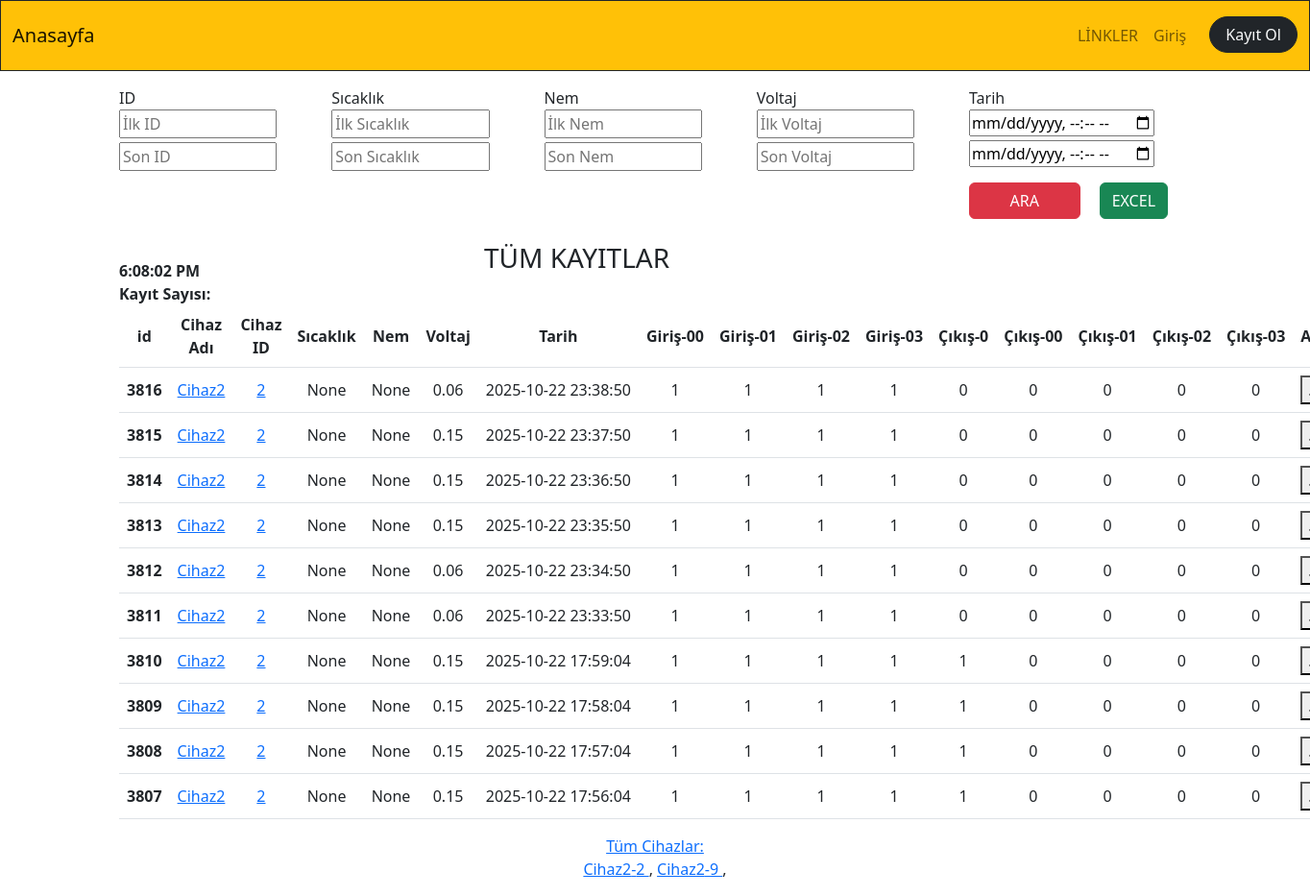
The app's page /, older data.
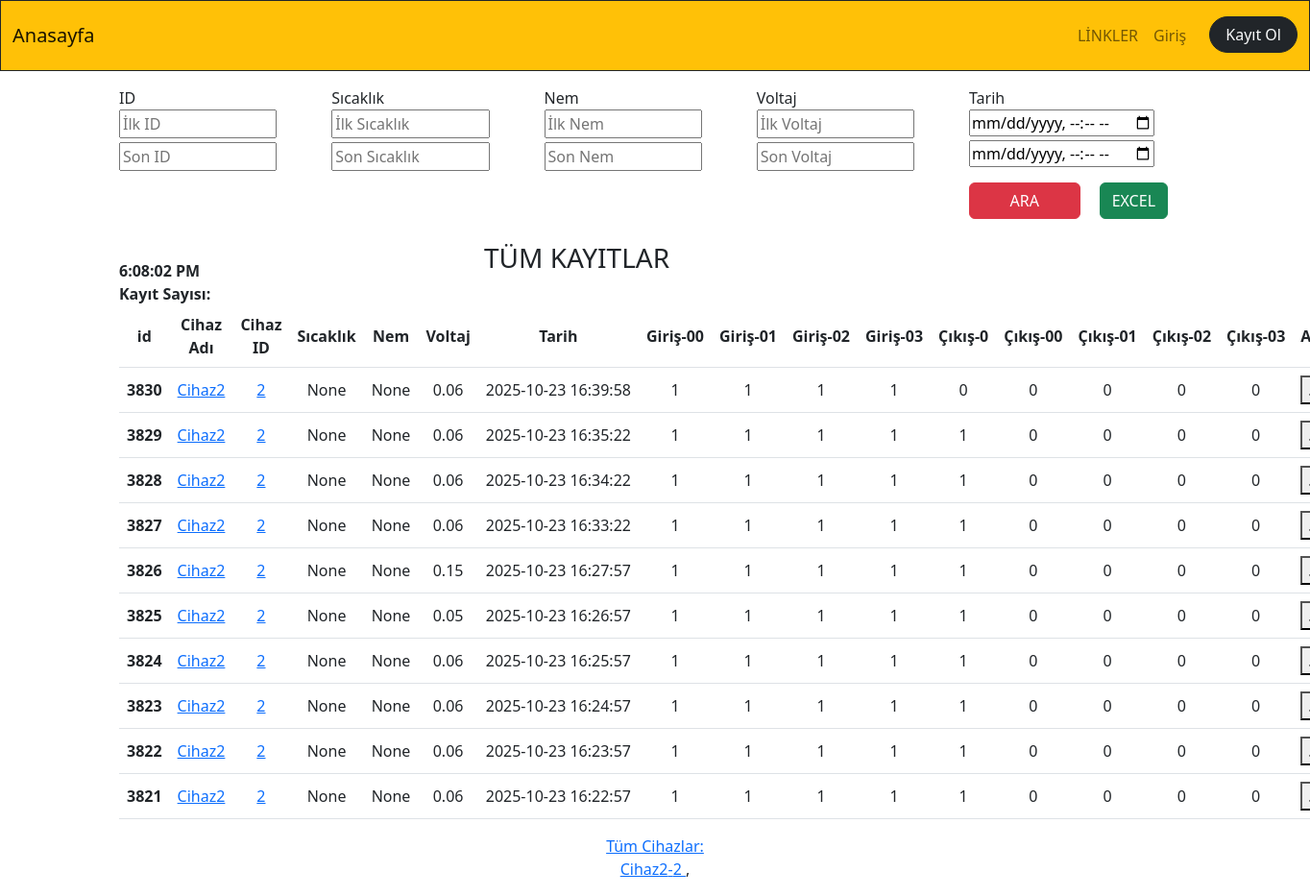
The same page, newer data.
### app_monitor/models.py (models this page shows, shortened)
class Temperature(models.Model):
    id=models.BigAutoField(primary_key=True,db_column='ID')
    temperature=models.FloatField(blank=True,null=True)
    humidity=models.FloatField(blank=True,null=True)
    volcum=models.FloatField(blank=True,null=True)
    date=models.DateTimeField()
    mail=models.BooleanField(default=False)
    additionalText=models.CharField(blank=True,null=True, max_length=50)
    device_id=models.ForeignKey(Device,on_delete=models.CASCADE,null=True, blank=True)
    device_name=models.CharField(blank=True,null=True, max_length=50)
    cikis0=models.CharField(blank=True,null=True, max_length=5)
    cikis00=models.CharField(blank=True,null=True, max_length=5)
    cikis01=models.CharField(blank=True,null=True, max_length=5)
    cikis02=models.CharField(blank=True,null=True, max_length=5)
    cikis03=models.CharField(blank=True,null=True, max_length=5)
    input00=models.CharField(blank=True,null=True, max_length=1)
    input01=models.CharField(blank=True,null=True, max_length=1)
    input02=models.CharField(blank=True,null=True, max_length=1)
    input03=models.CharField(blank=True,null=True, max_length=1)
    tag_id=models.ForeignKey(RFID_Kisi,on_delete=models.CASCADE,null=True,blank=True)
    staff_name=models.CharField(blank=True,null=True, max_length=30)

class Device(models.Model):
    device_id=models.IntegerField(primary_key=True,db_column='ID')
    device_name=models.CharField(blank=True,null=True, max_length=20)
    device_ip=models.CharField(blank=True,null=True, max_length=20)
    device_port=models.IntegerField(blank=True,null=True)
    device_function=models.CharField(blank=True,null=True, max_length=20)
    device_state=models.BooleanField(blank=True,null=True,default=False) #241225
    def __str__(self):
        return(f"{self.device_id}")

### app_monitor/views.py (the view)
# urls.py: path('',dashboard,name="dashboard"),
def dashboard(request):
    print("dashboard girdi....")
    device_query=Device.objects.all().order_by(Lower('device_name'))
    deviceAll = Temperature.objects.order_by('-id')
    paginator = Paginator(deviceAll, 10)  # Show 5 contacts per page.
    device_search_count = deviceAll.count()
    page_number = request.GET.get('page')
    devicePaginator = paginator.get_page(page_number)
    context=dict(
        device_query=device_query,
        devicePaginator=devicePaginator,
    )
    return render(request,"app_monitor/dashboard.html",context)

### app_monitor/templates/app_monitor/dashboard.html (shortened to what the changed rows need)
{% extends "core/base.html" %}
{% load static %}
{% block content %}
<div class="container">
        <div id="temperature_ajax">
            <b>Kayıt Sayısı: </b>{{kayit_sayisi_total_ajax}} <br>
               <table class="table table-hover">
              <thead>
                 <tr>
                  <th scope="col">id</th>
                  <th scope="col">Cihaz Adı</th>
                  <th scope="col">Cihaz ID</th>
                  <th scope="col">Sıcaklık</th>
                  <th scope="col">Nem</th>
                  <th scope="col">Voltaj</th>
                  <th scope="col">Tarih</th>
                  <th scope="col">Giriş-00</th>
                  <th scope="col">Giriş-01</th>
                  <th scope="col">Giriş-02</th>
                  <th scope="col">Giriş-03</th>
                  <th scope="col">Çıkış-0</th>
                  <th scope="col">Çıkış-00</th>
                  <th scope="col">Çıkış-01</th>
                  <th scope="col">Çıkış-02</th>
                  <th scope="col">Çıkış-03</th>
                  <th scope="col">Açıklama</th>
                 </tr>
               </thead>
             <tbody>
             {% for temp in devicePaginator %}
             <tr>
                 {% if temp.temperature >= 45 %}
               <th scope="row" style="background-color:#FF0000">{{temp.id}}</th>
               <td style="background-color:#FF0000">{{temp.temperature}}</td>
                <td style="background-color:#FF0000"> {{temp.date|date:'Y-m-d H:i:s'}}</td>
                     {% if temp.mailSend == False %}
                     <td style="background-color:#FF0000"> {{temp.mailSend}}</td>
                     {% else %}
                     <td style="background-color:#0000FF"> {{temp.mailSend}}</td>
                     {% endif %}
                 {% else %}
               <th scope="row" >{{temp.id}}</th>
               <td> <a target="_blank" href="/app_monitor/cihazlar/cihaz_adi={{temp.device_name}}" >{{temp.device_name}}</a> </td>
               <td> <a target="_blank" href="/app_monitor/cihazlar/cihaz_id={{temp.device_id}}" >{{temp.device_id}}</a> </td>
               <td >{{temp.temperature}}</td>
               <td >{{temp.humidity}}</td>
               <td >{{temp.volcum}}</td>
               <td > {{temp.date|date:'Y-m-d H:i:s'}}</td>
                {% if temp.input00 == "0" %} <td class="m-3" style="background-color:orange;margin:10px">{{temp.input00}}</td> {% else %} <td >{{temp.input00}}</td> {% endif %}
                {% if temp.input01 == "0" %} <td class="" style="text-align:center;vertical-align:middle;background-color:orange;">{{temp.input01}}</td> {% else %} <td >{{temp.input01}}</td> {% endif %}
                <td style="">{{temp.input02}}</td>
                <td >{{temp.input03}}</td>
                <td >{{temp.cikis0}}</td>
                <td >{{temp.cikis00}}</td>
                <td >{{temp.cikis01}}</td>
                <td >{{temp.cikis02}}</td>
                <td >{{temp.cikis03}}</td>
               <td style="display: flex;text-align:start;vertical-align:middle">
                <button type="button" data-bs-toggle="modal" data-bs-target="#modal{{temp.id}}" data-bs-toggle="modal">...</button>
              </td>
               {% endif %}
             </tr>
           {% endfor %}
             </tbody>
            </table>
            </div>
            <div class="row">
              <div class="col-sm-12 text-center mb-3">
              <a href="/app_monitor/cihazlar_tum" target="_blank">Tüm Cihazlar:</a>
              <br>
              {% for device in device_query %}
              <a href="/app_monitor/cihazlar/{{device.device_name.capitalize}}/port={{device.device_port}}/devid={{device.pk}} " target="_blank">{{device.device_name}}-{{device.device_id}} </a> ,
              {% endfor %}
              <br>
              </div>
              </div>
        </div>
{% endblock content %}

Row changes from the older to the newer data that the page shows:
no longer on this page (row unchanged): Temperature: id "3816", device_name "Cihaz2", device_id "2", temperature "None", humidity "None", volcum "0.06", date "2025-10-22 23:38:50", input00 "1", input01 "1", input02 "1", input03 "1", cikis0 "0", cikis00 "0", cikis01 "0", cikis02 "0", cikis03 "0"
no longer on this page (row unchanged): Temperature: id "3815", device_name "Cihaz2", device_id "2", temperature "None", humidity "None", volcum "0.15", date "2025-10-22 23:37:50", input00 "1", input01 "1", input02 "1", input03 "1", cikis0 "0", cikis00 "0", cikis01 "0", cikis02 "0", cikis03 "0"
no longer on this page (row unchanged): Temperature: id "3814", device_name "Cihaz2", device_id "2", temperature "None", humidity "None", volcum "0.15", date "2025-10-22 23:36:50", input00 "1", input01 "1", input02 "1", input03 "1", cikis0 "0", cikis00 "0", cikis01 "0", cikis02 "0", cikis03 "0"
no longer on this page (row unchanged): Temperature: id "3813", device_name "Cihaz2", device_id "2", temperature "None", humidity "None", volcum "0.15", date "2025-10-22 23:35:50", input00 "1", input01 "1", input02 "1", input03 "1", cikis0 "0", cikis00 "0", cikis01 "0", cikis02 "0", cikis03 "0"
no longer on this page (row unchanged): Temperature: id "3812", device_name "Cihaz2", device_id "2", temperature "None", humidity "None", volcum "0.06", date "2025-10-22 23:34:50", input00 "1", input01 "1", input02 "1", input03 "1", cikis0 "0", cikis00 "0", cikis01 "0", cikis02 "0", cikis03 "0"
no longer on this page (row unchanged): Temperature: id "3811", device_name "Cihaz2", device_id "2", temperature "None", humidity "None", volcum "0.06", date "2025-10-22 23:33:50", input00 "1", input01 "1", input02 "1", input03 "1", cikis0 "0", cikis00 "0", cikis01 "0", cikis02 "0", cikis03 "0"
no longer on this page (row unchanged): Temperature: id "3810", device_name "Cihaz2", device_id "2", temperature "None", humidity "None", volcum "0.15", date "2025-10-22 17:59:04", input00 "1", input01 "1", input02 "1", input03 "1", cikis0 "1", cikis00 "0", cikis01 "0", cikis02 "0", cikis03 "0"
no longer on this page (row unchanged): Temperature: id "3809", device_name "Cihaz2", device_id "2", temperature "None", humidity "None", volcum "0.15", date "2025-10-22 17:58:04", input00 "1", input01 "1", input02 "1", input03 "1", cikis0 "1", cikis00 "0", cikis01 "0", cikis02 "0", cikis03 "0"
no longer on this page (row unchanged): Temperature: id "3808", device_name "Cihaz2", device_id "2", temperature "None", humidity "None", volcum "0.15", date "2025-10-22 17:57:04", input00 "1", input01 "1", input02 "1", input03 "1", cikis0 "1", cikis00 "0", cikis01 "0", cikis02 "0", cikis03 "0"
no longer on this page (row unchanged): Temperature: id "3807", device_name "Cihaz2", device_id "2", temperature "None", humidity "None", volcum "0.15", date "2025-10-22 17:56:04", input00 "1", input01 "1", input02 "1", input03 "1", cikis0 "1", cikis00 "0", cikis01 "0", cikis02 "0", cikis03 "0"
removed Device: device_name "Cihaz2", device_id "9"
added Temperature: id "3830", device_name "Cihaz2", device_id "2", temperature "None", humidity "None", volcum "0.06", date "2025-10-23 16:39:58", input00 "1", input01 "1", input02 "1", input03 "1", cikis0 "0", cikis00 "0", cikis01 "0", cikis02 "0", cikis03 "0"
added Temperature: id "3829", device_name "Cihaz2", device_id "2", temperature "None", humidity "None", volcum "0.06", date "2025-10-23 16:35:22", input00 "1", input01 "1", input02 "1", input03 "1", cikis0 "1", cikis00 "0", cikis01 "0", cikis02 "0", cikis03 "0"
added Temperature: id "3828", device_name "Cihaz2", device_id "2", temperature "None", humidity "None", volcum "0.06", date "2025-10-23 16:34:22", input00 "1", input01 "1", input02 "1", input03 "1", cikis0 "1", cikis00 "0", cikis01 "0", cikis02 "0", cikis03 "0"
added Temperature: id "3827", device_name "Cihaz2", device_id "2", temperature "None", humidity "None", volcum "0.06", date "2025-10-23 16:33:22", input00 "1", input01 "1", input02 "1", input03 "1", cikis0 "1", cikis00 "0", cikis01 "0", cikis02 "0", cikis03 "0"
added Temperature: id "3826", device_name "Cihaz2", device_id "2", temperature "None", humidity "None", volcum "0.15", date "2025-10-23 16:27:57", input00 "1", input01 "1", input02 "1", input03 "1", cikis0 "1", cikis00 "0", cikis01 "0", cikis02 "0", cikis03 "0"
added Temperature: id "3825", device_name "Cihaz2", device_id "2", temperature "None", humidity "None", volcum "0.05", date "2025-10-23 16:26:57", input00 "1", input01 "1", input02 "1", input03 "1", cikis0 "1", cikis00 "0", cikis01 "0", cikis02 "0", cikis03 "0"
added Temperature: id "3824", device_name "Cihaz2", device_id "2", temperature "None", humidity "None", volcum "0.06", date "2025-10-23 16:25:57", input00 "1", input01 "1", input02 "1", input03 "1", cikis0 "1", cikis00 "0", cikis01 "0", cikis02 "0", cikis03 "0"
added Temperature: id "3823", device_name "Cihaz2", device_id "2", temperature "None", humidity "None", volcum "0.06", date "2025-10-23 16:24:57", input00 "1", input01 "1", input02 "1", input03 "1", cikis0 "1", cikis00 "0", cikis01 "0", cikis02 "0", cikis03 "0"
added Temperature: id "3822", device_name "Cihaz2", device_id "2", temperature "None", humidity "None", volcum "0.06", date "2025-10-23 16:23:57", input00 "1", input01 "1", input02 "1", input03 "1", cikis0 "1", cikis00 "0", cikis01 "0", cikis02 "0", cikis03 "0"
added Temperature: id "3821", device_name "Cihaz2", device_id "2", temperature "None", humidity "None", volcum "0.06", date "2025-10-23 16:22:57", input00 "1", input01 "1", input02 "1", input03 "1", cikis0 "1", cikis00 "0", cikis01 "0", cikis02 "0", cikis03 "0"
